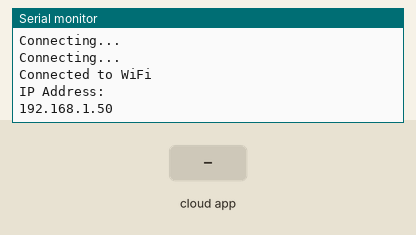
Bench run of a sketch on a simulated ESP8266 (NodeMCU). Shown: the last lines printed to the serial monitor. Inputs (shaded band) come from the test bench. WiFi joins after 1.5 s; servers stay silent unless stated.

Above: at 17.8 s.
17.9 s: the phone or cloud app sets pins to 0
At 19.1 s:
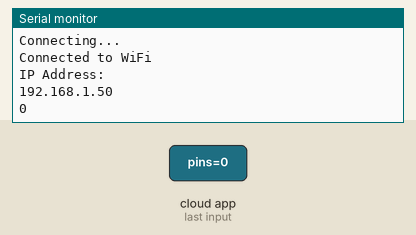
19.4 s: the phone or cloud app sets pins to 1
At 20.6 s:
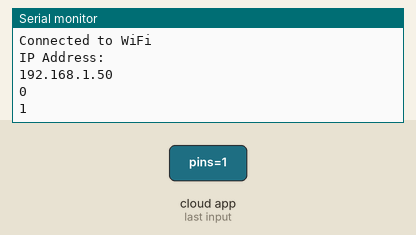

The sketch:

esp-01.ino
```cpp
#include <ESP8266WiFi.h>
#include <FirebaseESP8266.h>

// Wi-Fi configuration
const char* ssid = "YOUR_SSID";
const char* password = "YOUR_PASSWORD";

// Firebase configuration
#define FIREBASE_HOST "FIREBASE_HOST"
#define FIREBASE_AUTH "DATABASE_SECRETS_KEY"

FirebaseData firebaseData;
FirebaseData streamData;

unsigned long lastPingTime = 0;
const unsigned long pingInterval = 5000;

void streamCallback(StreamData data);
void streamTimeoutCallback(bool timeout);

void setup() {

  Serial.begin(115200);
  Serial1.begin(115200);

  connectToWiFi();
  Firebase.begin(FIREBASE_HOST, FIREBASE_AUTH);

delay(15000);
  if (!Firebase.beginStream(streamData, "/ai-home-esp/pins")) {
    Serial.println("Could not begin stream");
    Serial.println("REASON: " + streamData.errorReason());
  }

  Firebase.setStreamCallback(streamData, streamCallback, streamTimeoutCallback);
}

void loop() {
  if (WiFi.status() != WL_CONNECTED) {
    connectToWiFi();
  }

  delay(10);

}

void connectToWiFi() {
  Serial.println("Connecting to WiFi...");
  WiFi.begin(ssid, password);

  while (WiFi.status() != WL_CONNECTED) {
    delay(100);
    Serial.println("Connecting...");
  }

  Serial.println("Connected to WiFi");
  Serial.println("IP Address: ");
  Serial.println(WiFi.localIP());
}

void streamCallback(StreamData data) {
  Serial.println(data.jsonString());
 Serial1.println(data.jsonString());

}

void streamTimeoutCallback(bool timeout) {
  if (timeout) {
    Serial.println("Stream timeout, resuming...");
    if (!Firebase.beginStream(streamData, "/ai-home-esp/pins")) {
      Serial.println("Could not resume stream");
      Serial.println("REASON: " + streamData.errorReason());
    }
  }
}
```

Measured:
- after the input at 17.9 s, the serial monitor: prints a new line after 0.06 s (image 1)
- after the input at 19.4 s, the serial monitor: prints a new line after 0.06 s (image 2)
